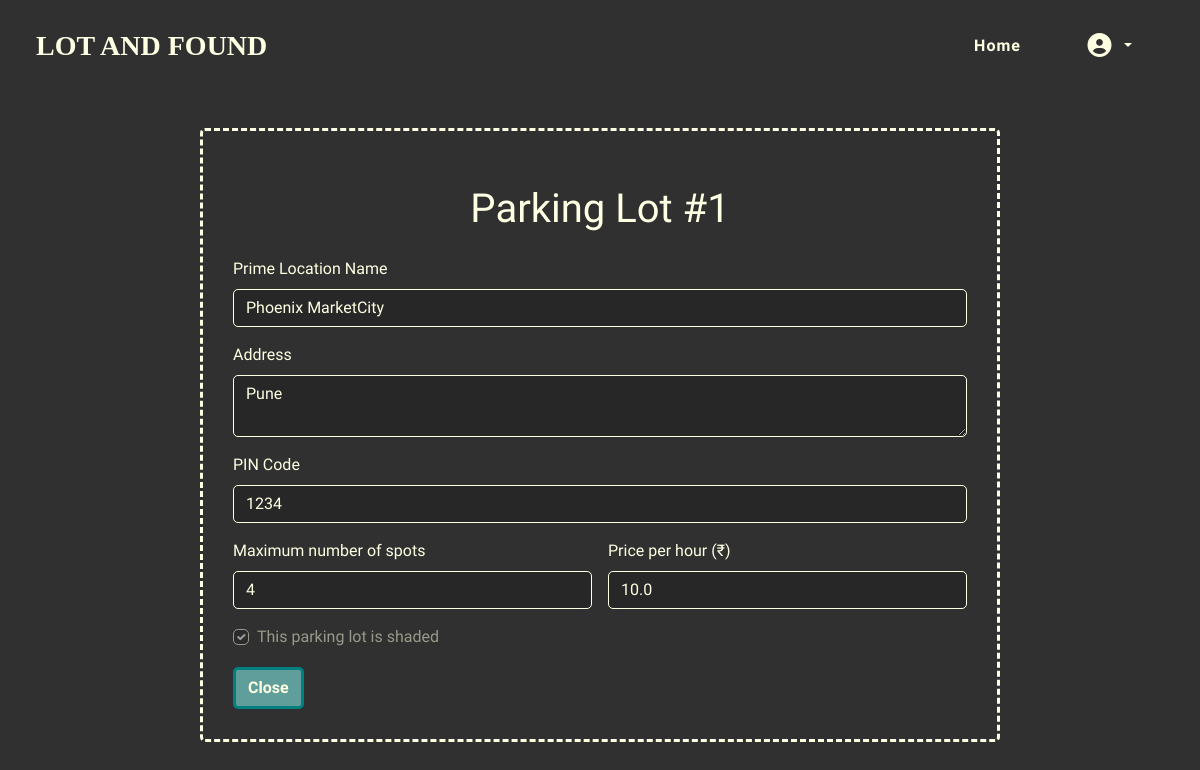
/lot/1 (signed in), run on an earlier commit of the app's database.
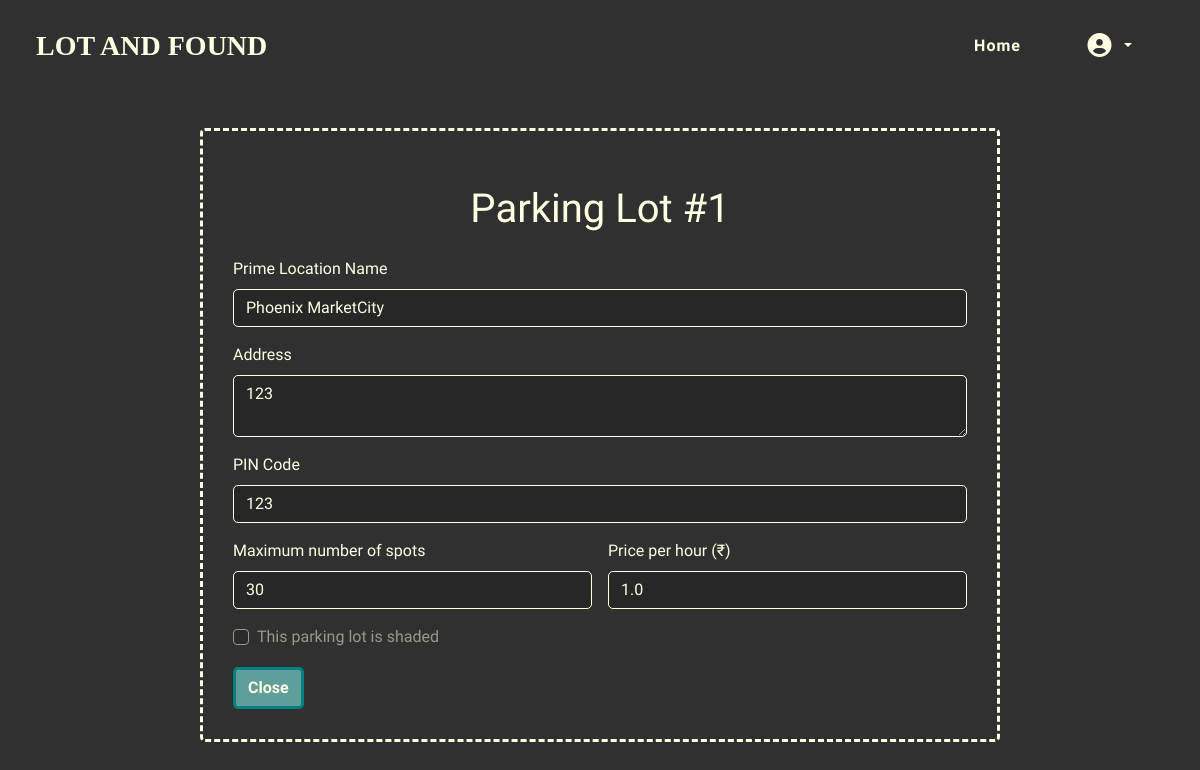
And on a later commit of the database.
### models.py (models this page shows)
class Lot(db.Model):
    __tablename__ = 'lot'
    lot_id = db.Column(db.Integer, primary_key=True)
    prime_loc = db.Column(db.String(30), nullable=False)
    address = db.Column(db.String(150), nullable=False)
    pincode = db.Column(db.CHAR(6), nullable=False)
    price_per_hr = db.Column(db.Double(),nullable = False)
    max_spots = db.Column(db.Integer,nullable=False)
    is_shaded = db.Column(db.Boolean, default=False)
    spots = db.relationship('Spot', backref = 'lot', cascade ="all, delete-orphan", lazy=True)

### routes.py (the view)
@app.route('/lot/<int:lot_id>')
@auth_required
def view_lot(lot_id):
    lot = Lot.query.get(lot_id)
    if lot:
        return render_template("view_lot.html", lot = lot)
    else:
        flash("Lot not found","error")
        return redirect(url_for('admin'))

### routes.py (called while the page is built)
def auth_required(func):
    @wraps(func)
    def inner(*args, **kwargs):
        if 'user_id' in session:
            return func(*args, **kwargs)
        else:
            flash("Please login first","warning")
            return redirect(url_for('login'))
    return inner

### templates/view_lot.html (shortened to what this page needs)
{% extends "base.html" %}
{% block content %}
<div class="container my-5 my-container">
<h1 class="display-6 my-display my-4">Parking Lot #{{lot.lot_id}}</h1>
<form class="row g-3">
  <div class="col-12">
    <label for="prime_loc" class="form-label my-label">Prime Location Name</label>
    <input type="text" name = "prime_loc" class="form-control my-input" placeholder="Area or Landmark" id="prime_loc" required value="{{lot.prime_loc}}" readonly>
  </div>
  <div class="col-12">
    <label for="address" class="form-label my-label">Address</label>
    <textarea type="text" name = "address" class="form-control my-input" id="address" placeholder="123 Main Road" required readonly>{{lot.address}}</textarea>
  </div>
  <div class="col-12">
    <label for="pin" class="form-label my-label">PIN Code</label>
    <input name = "pin" type="text" class="form-control my-input" id="pin" placeholder="6-digit pincode" required value="{{lot.pincode}}" readonly>
  </div>
  <div class="col-md-6">
    <label for="max_spots" class="form-label my-label">Maximum number of spots</label>
    <input name = "max_spots" type="number" class="form-control my-input" id="max_spots" min="3" placeholder="3 and above" required value="{{lot.max_spots}}" readonly>
  </div>
  <div class="col-md-6">
    <label for="price" class="form-label my-label">Price per hour (₹)</label>
    <input name = "price" type="number" class="form-control my-input" id="price" min="0" required value="{{lot.price_per_hr}}" readonly>
  </div>
  <div class="col-12">
    <div class="form-check">
      {% if lot.is_shaded %}
      <input class="form-check-input my-input" type="checkbox" id="is_shaded" name = "is_shaded" checked disabled>
      {% else %}
      <input class="form-check-input my-input" type="checkbox" id="is_shaded" name = "is_shaded" disabled>
      {% endif %}
      <label class="form-check-label my-label" for="is_shaded">
        This parking lot is shaded
      </label>
    </div>
  </div>
  <div class="col-12">
    <a href="{{url_for('home')}}" class="btn my-btn">Close</a>
  </div>
</form>
</div>
{% endblock %}

What changed in the data, as far as the page shows it:
changed Lot "Phoenix MarketCity": address "Pune" → "123"; pin "1234" → "123"; max_spots "4" → "30"; price "10.0" → "1.0"
Also different on the page:
form field is_shaded: (not shown) → "☐"
form field is_shaded: "☑" → (not shown)
